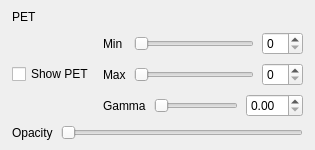
                                        <widget class="QFrame" name="card3DPET">
                                         <property name="frameShape">
                                          <enum>QFrame::Shape::NoFrame</enum>
                                         </property>
                                         <layout class="QVBoxLayout" name="card3DPETLayout">
                                          <property name="spacing">
                                           <number>8</number>
                                          </property>
                                          <property name="leftMargin">
                                           <number>12</number>
                                          </property>
                                          <property name="topMargin">
                                           <number>10</number>
                                          </property>
                                          <property name="rightMargin">
                                           <number>12</number>
                                          </property>
                                          <property name="bottomMargin">
                                           <number>10</number>
                                          </property>
                                          <item>
                                           <widget class="QLabel" name="lbl3DPETCard">
                                            <property name="text">
                                             <string>PET</string>
                                            </property>
                                           </widget>
                                          </item>
                                          <item>
                                           <layout class="QHBoxLayout" name="horizontalLayout_56">
                                            <property name="spacing">
                                             <number>8</number>
                                            </property>
                                            <item>
                                             <widget class="QCheckBox" name="chk_3d_showPET">
                                              <property name="text">
                                               <string>Show PET</string>
                                              </property>
                                             </widget>
                                            </item>
                                            <item>
                                             <layout class="QVBoxLayout" name="verticalLayout_45">
                                              <item>
                                               <layout class="QHBoxLayout" name="horizontalLayout_72">
                                                <property name="spacing">
                                                 <number>8</number>
                                                </property>
                                                <item>
                                                 <widget class="QLabel" name="label_40">
                                                  <property name="text">
                                                   <string>Min </string>
                                                  </property>
                                                 </widget>
                                                </item>
                                                <item>
                                                 <widget class="QSlider" name="sld_3d_petMin">
                                                  <property name="orientation">
                                                   <enum>Qt::Orientation::Horizontal</enum>
                                                  </property>
                                                 </widget>
                                                </item>
                                                <item>
                                                 <widget class="QSpinBox" name="sb_3d_petMin"/>
                                                </item>
                                               </layout>
                                              </item>
                                              <item>
                                               <layout class="QHBoxLayout" name="horizontalLayout_71">
                                                <property name="spacing">
                                                 <number>8</number>
                                                </property>
                                                <item>
                                                 <widget class="QLabel" name="label_43">
                                                  <property name="text">
                                                   <string>Max</string>
                                                  </property>
                                                 </widget>
                                                </item>
                                                <item>
                                                 <widget class="QSlider" name="sld_3d_petMax">
                                                  <property name="orientation">
                                                   <enum>Qt::Orientation::Horizontal</enum>
                                                  </property>
                                                 </widget>
                                                </item>
                                                <item>
                                                 <widget class="QSpinBox" name="sb_3d_petMax"/>
                                                </item>
                                               </layout>
                                              </item>
                                              <item>
                                               <layout class="QHBoxLayout" name="horizontalLayout_73">
                                                <property name="spacing">
                                                 <number>8</number>
                                                </property>
                                                <item>
                                                 <widget class="QLabel" name="label_44">
                                                  <property name="text">
                                                   <string>Gamma</string>
                                                  </property>
                                                 </widget>
                                                </item>
                                                <item>
                                                 <widget class="QSlider" name="sld_3d_petGamma">
                                                  <property name="orientation">
                                                   <enum>Qt::Orientation::Horizontal</enum>
                                                  </property>
                                                 </widget>
                                                </item>
                                                <item>
                                                 <widget class="QDoubleSpinBox" name="dsb_3d_petGamma"/>
                                                </item>
                                               </layout>
                                              </item>
                                             </layout>
                                            </item>
                                           </layout>
                                          </item>
                                          <item>
                                           <layout class="QHBoxLayout" name="horizontalLayout_58">
                                            <property name="spacing">
                                             <number>8</number>
                                            </property>
                                            <item>
                                             <widget class="QLabel" name="label_33">
                                              <property name="text">
                                               <string>Opacity</string>
                                              </property>
                                             </widget>
                                            </item>
                                            <item>
                                             <widget class="QSlider" name="sld_3d_petOpacity">
                                              <property name="orientation">
                                               <enum>Qt::Orientation::Horizontal</enum>
                                              </property>
                                             </widget>
                                            </item>
                                           </layout>
                                          </item>
                                         </layout>
                                        </widget>
